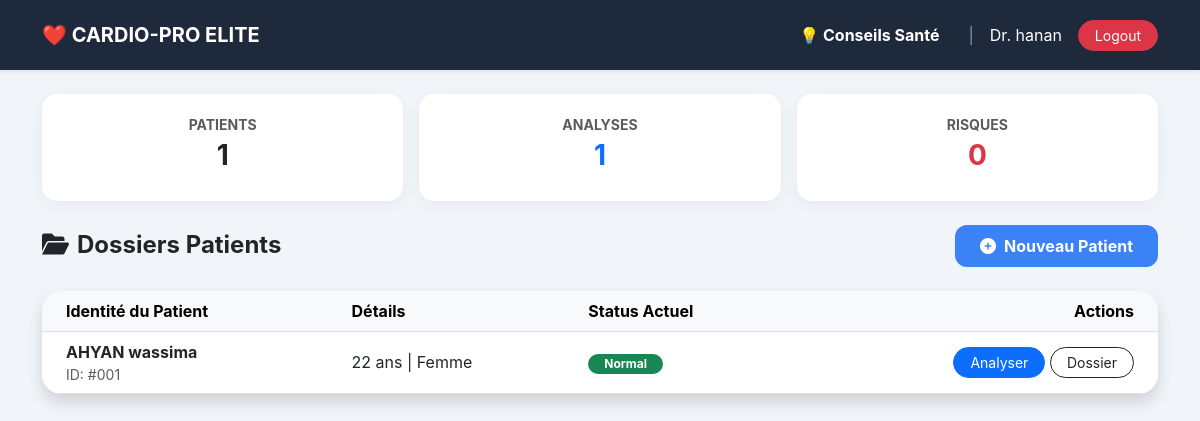
Screenshot of /dashboard (signed in) with the database file from the repository.
### app.py (models this page shows)
class Patient(db.Model):
    id = db.Column(db.Integer, primary_key=True)
    nom = db.Column(db.String(100), nullable=False)
    prenom = db.Column(db.String(100), nullable=False)
    age = db.Column(db.Integer, nullable=False)
    sexe = db.Column(db.String(20), nullable=False)
    doctor_id = db.Column(db.Integer, db.ForeignKey('doctor.id'), nullable=False)
    analyses = db.relationship('Analyse', backref='patient', lazy=True)

### app.py (the view)
@app.route('/dashboard')
def dashboard():
    if 'doc_id' not in session: return redirect(url_for('login'))
    patients = Patient.query.filter_by(doctor_id=session['doc_id']).all()
    total_p = len(patients)
    total_e = Analyse.query.join(Patient).filter(Patient.doctor_id == session['doc_id']).count()
    total_a = Analyse.query.join(Patient).filter(Patient.doctor_id == session['doc_id'], Analyse.resultat == 1).count()
    return render_template('dashboard.html', patients=patients, total_p=total_p, total_e=total_e, total_a=total_a)

### templates/dashboard.html (shortened to what this page needs)
<!DOCTYPE html>
<html>
<head>
    <link href="https://cdn.jsdelivr.net/npm/bootstrap@5.3.0/dist/css/bootstrap.min.css" rel="stylesheet">
    <link rel="stylesheet" href="https://cdnjs.cloudflare.com/ajax/libs/font-awesome/6.0.0/css/all.min.css">
</head>
<body>
    <nav class="navbar navbar-custom shadow-sm mb-4">
        <div class="container-fluid">
            <a class="navbar-brand text-white fw-bold" href="/dashboard">❤️ CARDIO-PRO ELITE</a>
            <div class="d-flex align-items-center gap-3">
                <a href="/about" class="btn btn-link text-white text-decoration-none fw-bold">
                    💡 Conseils Santé
                </a>
                <span class="text-white-50">|</span>
                <span class="text-white">Dr. {{ session['doc_name'] }}</span>
                <a href="/logout" class="btn btn-danger btn-sm rounded-pill px-3">Logout</a>
            </div>
        </div>
    </nav>
    <div class="container">
        <div class="row g-3 mb-4 text-center">
            <div class="col-md-4">
                <div class="stat-card">
                    <p class="text-muted mb-1 small fw-bold">PATIENTS</p>
                    <h3 class="fw-bold">{{ total_p }}</h3>
                </div>
            </div>
            <div class="col-md-4">
                <div class="stat-card">
                    <p class="text-muted mb-1 small fw-bold">ANALYSES</p>
                    <h3 class="fw-bold text-primary">{{ total_e }}</h3>
                </div>
            </div>
            <div class="col-md-4">
                <div class="stat-card">
                    <p class="text-muted mb-1 small fw-bold">RISQUES</p>
                    <h3 class="fw-bold text-danger">{{ total_a }}</h3>
                </div>
            </div>
        </div>
        <div class="d-flex justify-content-between align-items-center mb-4">
            <h4 class="fw-bold text-dark m-0"><i class="fas fa-folder-open me-2"></i>Dossiers Patients</h4>
            <a href="/add_patient" class="btn btn-add px-4 py-2">
                <i class="fas fa-plus-circle me-2"></i>Nouveau Patient
            </a>
        </div>
        <div class="table-card shadow">
            <table class="table table-hover align-middle mb-0">
                <thead class="table-light">
                    <tr>
                        <th class="ps-4">Identité du Patient</th>
                        <th>Détails</th>
                        <th>Status Actuel</th>
                        <th class="text-end pe-4">Actions</th>
                    </tr>
                </thead>
                <tbody>
                    {% for p in patients %}
                    <tr>
                        <td class="ps-4">
                            <div class="fw-bold text-dark">{{ p.nom.upper() }} {{ p.prenom }}</div>
                            <div class="text-muted small">ID: #00{{ p.id }}</div>
                        </td>
                        <td>{{ p.age }} ans | {{ p.sexe }}</td>
                        <td>
                            {% if p.analyses %}
                                {% if p.analyses[-1].resultat == 1 %}
                                    <span class="badge bg-danger rounded-pill px-3">Risque Élevé</span>
                                {% else %}
                                    <span class="badge bg-success rounded-pill px-3">Normal</span>
                                {% endif %}
                            {% else %}
                                <span class="badge bg-secondary rounded-pill px-3">Pas d'examen</span>
                            {% endif %}
                        </td>
                        <td class="text-end pe-4">
                            <a href="/predict/{{ p.id }}" class="btn btn-sm btn-primary rounded-pill px-3">Analyser</a>
                            <a href="/history/{{ p.id }}" class="btn btn-sm btn-outline-dark rounded-pill px-3">Dossier</a>
                        </td>
                    </tr>
                    {% endfor %}
                </tbody>
            </table>
        </div>
    </div>
</body>
</html>

### templates/dashboard.html (style rules this page uses)
body { background: #f1f5f9; font-family: 'Inter', sans-serif; }
.navbar-custom { background: #1e293b; padding: 15px 30px; }
.stat-card { background: white; border-radius: 15px; padding: 20px; border: none; box-shadow: 0 4px 15px rgba(0,0,0,0.05); }
.table-card { background: white; border-radius: 20px; overflow: hidden; border: none; box-shadow: 0 10px 30px rgba(0,0,0,0.05); }
.btn-add { background: #3b82f6; color: white; border-radius: 12px; font-weight: bold; transition: 0.3s; }

### rows the page displays
Patient: nom "AHYAN", prenom "wassima", id "1", age "22", sexe "Femme"

### other values shown
{{ session['doc_name'] }} "hanan"
{{ total_p }} "1"
{{ total_e }} "1"
{{ total_a }} "0"
